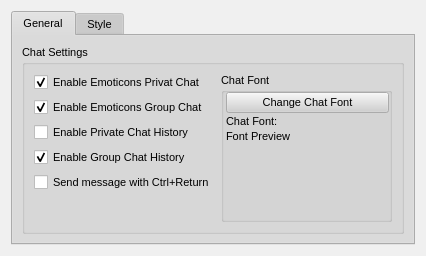
<?xml version="1.0" encoding="UTF-8"?>
<ui version="4.0">
 <class>ChatPage</class>
 <widget class="QWidget" name="ChatPage">
  <property name="geometry">
   <rect>
    <x>0</x>
    <y>0</y>
    <width>426</width>
    <height>256</height>
   </rect>
  </property>
  <property name="sizePolicy">
   <sizepolicy hsizetype="Expanding" vsizetype="Expanding">
    <horstretch>0</horstretch>
    <verstretch>0</verstretch>
   </sizepolicy>
  </property>
  <property name="palette">
   <palette>
    <active>
     <colorrole role="WindowText">
      <brush brushstyle="SolidPattern">
       <color alpha="255">
        <red>0</red>
        <green>0</green>
        <blue>0</blue>
       </color>
      </brush>
     </colorrole>
     <colorrole role="Button">
      <brush brushstyle="SolidPattern">
       <color alpha="255">
        <red>208</red>
        <green>208</green>
        <blue>208</blue>
       </color>
      </brush>
     </colorrole>
     <colorrole role="Light">
      <brush brushstyle="SolidPattern">
       <color alpha="255">
        <red>255</red>
        <green>255</green>
        <blue>255</blue>
       </color>
      </brush>
     </colorrole>
     <colorrole role="Midlight">
      <brush brushstyle="SolidPattern">
       <color alpha="255">
        <red>247</red>
        <green>247</green>
        <blue>247</blue>
       </color>
      </brush>
     </colorrole>
     <colorrole role="Dark">
      <brush brushstyle="SolidPattern">
       <color alpha="255">
        <red>104</red>
        <green>104</green>
        <blue>104</blue>
       </color>
      </brush>
     </colorrole>
     <colorrole role="Mid">
      <brush brushstyle="SolidPattern">
       <color alpha="255">
        <red>139</red>
        <green>139</green>
        <blue>139</blue>
       </color>
      </brush>
     </colorrole>
     <colorrole role="Text">
      <brush brushstyle="SolidPattern">
       <color alpha="255">
        <red>0</red>
        <green>0</green>
        <blue>0</blue>
       </color>
      </brush>
     </colorrole>
     <colorrole role="BrightText">
      <brush brushstyle="SolidPattern">
       <color alpha="255">
        <red>255</red>
        <green>255</green>
        <blue>255</blue>
       </color>
      </brush>
     </colorrole>
     <colorrole role="ButtonText">
      <brush brushstyle="SolidPattern">
       <color alpha="255">
        <red>0</red>
        <green>0</green>
        <blue>0</blue>
       </color>
      </brush>
     </colorrole>
     <colorrole role="Base">
      <brush brushstyle="SolidPattern">
       <color alpha="255">
        <red>255</red>
        <green>255</green>
        <blue>255</blue>
       </color>
      </brush>
     </colorrole>
     <colorrole role="Window">
      <brush brushstyle="SolidPattern">
       <color alpha="255">
        <red>240</red>
        <green>240</green>
        <blue>240</blue>
       </color>
      </brush>
     </colorrole>
     <colorrole role="Shadow">
      <brush brushstyle="SolidPattern">
       <color alpha="255">
        <red>0</red>
        <green>0</green>
        <blue>0</blue>
       </color>
      </brush>
     </colorrole>
     <colorrole role="Highlight">
      <brush brushstyle="SolidPattern">
       <color alpha="255">
        <red>0</red>
        <green>0</green>
        <blue>128</blue>
       </color>
      </brush>
     </colorrole>
     <colorrole role="HighlightedText">
      <brush brushstyle="SolidPattern">
       <color alpha="255">
        <red>255</red>
        <green>255</green>
        <blue>255</blue>
       </color>
      </brush>
     </colorrole>
     <colorrole role="Link">
      <brush brushstyle="SolidPattern">
       <color alpha="255">
        <red>0</red>
        <green>0</green>
        <blue>255</blue>
       </color>
      </brush>
     </colorrole>
     <colorrole role="LinkVisited">
      <brush brushstyle="SolidPattern">
       <color alpha="255">
        <red>255</red>
        <green>0</green>
        <blue>255</blue>
       </color>
      </brush>
     </colorrole>
     <colorrole role="AlternateBase">
      <brush brushstyle="SolidPattern">
       <color alpha="255">
        <red>231</red>
        <green>231</green>
        <blue>231</blue>
       </color>
      </brush>
     </colorrole>
    </active>
    <inactive>
     <colorrole role="WindowText">
      <brush brushstyle="SolidPattern">
       <color alpha="255">
        <red>0</red>
        <green>0</green>
        <blue>0</blue>
       </color>
      </brush>
     </colorrole>
     <colorrole role="Button">
      <brush brushstyle="SolidPattern">
       <color alpha="255">
        <red>208</red>
        <green>208</green>
        <blue>208</blue>
       </color>
      </brush>
     </colorrole>
     <colorrole role="Light">
      <brush brushstyle="SolidPattern">
       <color alpha="255">
        <red>255</red>
        <green>255</green>
        <blue>255</blue>
       </color>
      </brush>
     </colorrole>
     <colorrole role="Midlight">
      <brush brushstyle="SolidPattern">
       <color alpha="255">
        <red>247</red>
        <green>247</green>
        <blue>247</blue>
       </color>
      </brush>
     </colorrole>
     <colorrole role="Dark">
      <brush brushstyle="SolidPattern">
       <color alpha="255">
        <red>104</red>
        <green>104</green>
        <blue>104</blue>
       </color>
      </brush>
     </colorrole>
     <colorrole role="Mid">
      <brush brushstyle="SolidPattern">
       <color alpha="255">
        <red>139</red>
        <green>139</green>
        <blue>139</blue>
       </color>
      </brush>
     </colorrole>
     <colorrole role="Text">
      <brush brushstyle="SolidPattern">
       <color alpha="255">
        <red>0</red>
        <green>0</green>
        <blue>0</blue>
       </color>
      </brush>
     </colorrole>
     <colorrole role="BrightText">
      <brush brushstyle="SolidPattern">
       <color alpha="255">
        <red>255</red>
        <green>255</green>
        <blue>255</blue>
       </color>
      </brush>
     </colorrole>
     <colorrole role="ButtonText">
      <brush brushstyle="SolidPattern">
       <color alpha="255">
        <red>0</red>
        <green>0</green>
        <blue>0</blue>
       </color>
      </brush>
     </colorrole>
     <colorrole role="Base">
      <brush brushstyle="SolidPattern">
       <color alpha="255">
        <red>255</red>
        <green>255</green>
        <blue>255</blue>
       </color>
      </brush>
     </colorrole>
     <colorrole role="Window">
      <brush brushstyle="SolidPattern">
       <color alpha="255">
        <red>240</red>
        <green>240</green>
        <blue>240</blue>
       </color>
      </brush>
     </colorrole>
     <colorrole role="Shadow">
      <brush brushstyle="SolidPattern">
       <color alpha="255">
        <red>0</red>
        <green>0</green>
        <blue>0</blue>
       </color>
      </brush>
     </colorrole>
     <colorrole role="Highlight">
      <brush brushstyle="SolidPattern">
       <color alpha="255">
        <red>192</red>
        <green>192</green>
        <blue>192</blue>
       </color>
      </brush>
     </colorrole>
     <colorrole role="HighlightedText">
      <brush brushstyle="SolidPattern">
       <color alpha="255">
        <red>0</red>
        <green>0</green>
        <blue>0</blue>
       </color>
      </brush>
     </colorrole>
     <colorrole role="Link">
      <brush brushstyle="SolidPattern">
       <color alpha="255">
        <red>0</red>
        <green>0</green>
        <blue>255</blue>
       </color>
      </brush>
     </colorrole>
     <colorrole role="LinkVisited">
      <brush brushstyle="SolidPattern">
       <color alpha="255">
        <red>255</red>
        <green>0</green>
        <blue>255</blue>
       </color>
      </brush>
     </colorrole>
     <colorrole role="AlternateBase">
      <brush brushstyle="SolidPattern">
       <color alpha="255">
        <red>231</red>
        <green>231</green>
        <blue>231</blue>
       </color>
      </brush>
     </colorrole>
    </inactive>
    <disabled>
     <colorrole role="WindowText">
      <brush brushstyle="SolidPattern">
       <color alpha="255">
        <red>104</red>
        <green>104</green>
        <blue>104</blue>
       </color>
      </brush>
     </colorrole>
     <colorrole role="Button">
      <brush brushstyle="SolidPattern">
       <color alpha="255">
        <red>208</red>
        <green>208</green>
        <blue>208</blue>
       </color>
      </brush>
     </colorrole>
     <colorrole role="Light">
      <brush brushstyle="SolidPattern">
       <color alpha="255">
        <red>255</red>
        <green>255</green>
        <blue>255</blue>
       </color>
      </brush>
     </colorrole>
     <colorrole role="Midlight">
      <brush brushstyle="SolidPattern">
       <color alpha="255">
        <red>247</red>
        <green>247</green>
        <blue>247</blue>
       </color>
      </brush>
     </colorrole>
     <colorrole role="Dark">
      <brush brushstyle="SolidPattern">
       <color alpha="255">
        <red>104</red>
        <green>104</green>
        <blue>104</blue>
       </color>
      </brush>
     </colorrole>
     <colorrole role="Mid">
      <brush brushstyle="SolidPattern">
       <color alpha="255">
        <red>139</red>
        <green>139</green>
        <blue>139</blue>
       </color>
      </brush>
     </colorrole>
     <colorrole role="Text">
      <brush brushstyle="SolidPattern">
       <color alpha="255">
        <red>104</red>
        <green>104</green>
        <blue>104</blue>
       </color>
      </brush>
     </colorrole>
     <colorrole role="BrightText">
      <brush brushstyle="SolidPattern">
       <color alpha="255">
        <red>255</red>
        <green>255</green>
        <blue>255</blue>
       </color>
      </brush>
     </colorrole>
     <colorrole role="ButtonText">
      <brush brushstyle="SolidPattern">
       <color alpha="255">
        <red>104</red>
        <green>104</green>
        <blue>104</blue>
       </color>
      </brush>
     </colorrole>
     <colorrole role="Base">
      <brush brushstyle="SolidPattern">
       <color alpha="255">
        <red>240</red>
        <green>240</green>
        <blue>240</blue>
       </color>
      </brush>
     </colorrole>
     <colorrole role="Window">
      <brush brushstyle="SolidPattern">
       <color alpha="255">
        <red>240</red>
        <green>240</green>
        <blue>240</blue>
       </color>
      </brush>
     </colorrole>
     <colorrole role="Shadow">
      <brush brushstyle="SolidPattern">
       <color alpha="255">
        <red>0</red>
        <green>0</green>
        <blue>0</blue>
       </color>
      </brush>
     </colorrole>
     <colorrole role="Highlight">
      <brush brushstyle="SolidPattern">
       <color alpha="255">
        <red>0</red>
        <green>0</green>
        <blue>128</blue>
       </color>
      </brush>
     </colorrole>
     <colorrole role="HighlightedText">
      <brush brushstyle="SolidPattern">
       <color alpha="255">
        <red>255</red>
        <green>255</green>
        <blue>255</blue>
       </color>
      </brush>
     </colorrole>
     <colorrole role="Link">
      <brush brushstyle="SolidPattern">
       <color alpha="255">
        <red>0</red>
        <green>0</green>
        <blue>255</blue>
       </color>
      </brush>
     </colorrole>
     <colorrole role="LinkVisited">
      <brush brushstyle="SolidPattern">
       <color alpha="255">
        <red>255</red>
        <green>0</green>
        <blue>255</blue>
       </color>
      </brush>
     </colorrole>
     <colorrole role="AlternateBase">
      <brush brushstyle="SolidPattern">
       <color alpha="255">
        <red>231</red>
        <green>231</green>
        <blue>231</blue>
       </color>
      </brush>
     </colorrole>
    </disabled>
   </palette>
  </property>
  <property name="font">
   <font>
    <family>Arial</family>
    <pointsize>8</pointsize>
    <weight>50</weight>
    <italic>false</italic>
    <bold>false</bold>
    <underline>false</underline>
    <strikeout>false</strikeout>
   </font>
  </property>
  <property name="contextMenuPolicy">
   <enum>Qt::NoContextMenu</enum>
  </property>
  <layout class="QGridLayout" name="gridLayout_2">
   <item row="0" column="0">
    <widget class="QTabWidget" name="tabWidget">
     <property name="currentIndex">
      <number>0</number>
     </property>
     <widget class="QWidget" name="general">
      <attribute name="title">
       <string>General</string>
      </attribute>
      <layout class="QVBoxLayout" name="verticalLayout_2">
       <item>
        <widget class="QGroupBox" name="groupBox">
         <property name="sizePolicy">
          <sizepolicy hsizetype="Expanding" vsizetype="Expanding">
           <horstretch>0</horstretch>
           <verstretch>0</verstretch>
          </sizepolicy>
         </property>
         <property name="title">
          <string>Chat Settings</string>
         </property>
         <layout class="QGridLayout" name="gridLayout">
          <item row="0" column="0">
           <widget class="QCheckBox" name="checkBox_emoteprivchat">
            <property name="text">
             <string>Enable Emoticons Privat Chat</string>
            </property>
            <property name="checked">
             <bool>true</bool>
            </property>
           </widget>
          </item>
          <item row="0" column="1" rowspan="6">
           <widget class="QGroupBox" name="groupBoxIRCColors">
            <property name="maximumSize">
             <size>
              <width>16777215</width>
              <height>16777215</height>
             </size>
            </property>
            <property name="styleSheet">
             <string notr="true"/>
            </property>
            <property name="title">
             <string>Chat Font</string>
            </property>
            <layout class="QGridLayout" name="gridLayout_47">
             <property name="leftMargin">
              <number>2</number>
             </property>
             <property name="topMargin">
              <number>0</number>
             </property>
             <property name="rightMargin">
              <number>0</number>
             </property>
             <property name="bottomMargin">
              <number>0</number>
             </property>
             <property name="spacing">
              <number>2</number>
             </property>
             <item row="0" column="0" colspan="2">
              <widget class="QPushButton" name="pushButtonChangeChatFont">
               <property name="text">
                <string>Change Chat Font</string>
               </property>
              </widget>
             </item>
             <item row="1" column="0">
              <widget class="QLabel" name="labelChatFont">
               <property name="sizePolicy">
                <sizepolicy hsizetype="Fixed" vsizetype="Preferred">
                 <horstretch>0</horstretch>
                 <verstretch>0</verstretch>
                </sizepolicy>
               </property>
               <property name="text">
                <string>Chat Font:</string>
               </property>
              </widget>
             </item>
             <item row="2" column="0">
              <widget class="QLabel" name="labelChatFontPreview">
               <property name="text">
                <string notr="true">Font Preview</string>
               </property>
              </widget>
             </item>
             <item row="3" column="0" colspan="2">
              <spacer name="verticalSpacer_2">
               <property name="orientation">
                <enum>Qt::Vertical</enum>
               </property>
               <property name="sizeHint" stdset="0">
                <size>
                 <width>20</width>
                 <height>40</height>
                </size>
               </property>
              </spacer>
             </item>
            </layout>
           </widget>
          </item>
          <item row="1" column="0">
           <widget class="QCheckBox" name="checkBox_emotegroupchat">
            <property name="text">
             <string>Enable Emoticons Group Chat</string>
            </property>
            <property name="checked">
             <bool>true</bool>
            </property>
           </widget>
          </item>
          <item row="3" column="0">
           <widget class="QCheckBox" name="checkBox_groupchathistory">
            <property name="text">
             <string>Enable Group Chat History</string>
            </property>
            <property name="checked">
             <bool>true</bool>
            </property>
           </widget>
          </item>
          <item row="4" column="0">
           <widget class="QCheckBox" name="sendMessageWithCtrlReturn">
            <property name="text">
             <string>Send message with Ctrl+Return</string>
            </property>
           </widget>
          </item>
          <item row="5" column="0">
           <spacer name="verticalSpacer">
            <property name="orientation">
             <enum>Qt::Vertical</enum>
            </property>
            <property name="sizeHint" stdset="0">
             <size>
              <width>20</width>
              <height>40</height>
             </size>
            </property>
           </spacer>
          </item>
          <item row="2" column="0">
           <widget class="QCheckBox" name="checkBox_privatechathistory">
            <property name="text">
             <string>Enable Private Chat History</string>
            </property>
           </widget>
          </item>
         </layout>
        </widget>
       </item>
      </layout>
     </widget>
     <widget class="QWidget" name="style">
      <attribute name="title">
       <string>Style</string>
      </attribute>
      <layout class="QHBoxLayout" name="horizontalLayout">
       <item>
        <widget class="QTabWidget" name="styleTabWidget">
         <property name="tabPosition">
          <enum>QTabWidget::North</enum>
         </property>
         <property name="currentIndex">
          <number>0</number>
         </property>
         <widget class="QWidget" name="publicTab">
          <attribute name="title">
           <string>Group chat</string>
          </attribute>
          <layout class="QVBoxLayout" name="publicLayout_1">
           <item>
            <layout class="QHBoxLayout" name="publiclLayout_2">
             <item>
              <layout class="QVBoxLayout" name="publicLayout_3">
               <item>
                <widget class="QListWidget" name="publicList">
                 <property name="sizePolicy">
                  <sizepolicy hsizetype="Fixed" vsizetype="Preferred">
                   <horstretch>0</horstretch>
                   <verstretch>0</verstretch>
                  </sizepolicy>
                 </property>
                 <property name="maximumSize">
                  <size>
                   <width>170</width>
                   <height>16777215</height>
                  </size>
                 </property>
                </widget>
               </item>
               <item>
                <layout class="QHBoxLayout" name="publicLayout_4">
                 <item>
                  <widget class="QLabel" name="publicLabelVariant">
                   <property name="sizePolicy">
                    <sizepolicy hsizetype="Maximum" vsizetype="Maximum">
                     <horstretch>0</horstretch>
                     <verstretch>0</verstretch>
                    </sizepolicy>
                   </property>
                   <property name="text">
                    <string>Variant</string>
                   </property>
                  </widget>
                 </item>
                 <item>
                  <widget class="QComboBox" name="publicComboBoxVariant">
                   <property name="sizePolicy">
                    <sizepolicy hsizetype="Preferred" vsizetype="Fixed">
                     <horstretch>0</horstretch>
                     <verstretch>0</verstretch>
                    </sizepolicy>
                   </property>
                  </widget>
                 </item>
                </layout>
               </item>
              </layout>
             </item>
             <item>
              <widget class="QTextBrowser" name="publicPreview">
               <property name="sizePolicy">
                <sizepolicy hsizetype="Expanding" vsizetype="Expanding">
                 <horstretch>0</horstretch>
                 <verstretch>0</verstretch>
                </sizepolicy>
               </property>
              </widget>
             </item>
            </layout>
           </item>
           <item>
            <layout class="QHBoxLayout" name="publicInfoLayout">
             <item>
              <layout class="QVBoxLayout" name="publicLabelLayout">
               <property name="sizeConstraint">
                <enum>QLayout::SetFixedSize</enum>
               </property>
               <item>
                <widget class="QLabel" name="labelPublicAuthor">
                 <property name="sizePolicy">
                  <sizepolicy hsizetype="Preferred" vsizetype="Preferred">
                   <horstretch>0</horstretch>
                   <verstretch>0</verstretch>
                  </sizepolicy>
                 </property>
                 <property name="text">
                  <string>Author:</string>
                 </property>
                </widget>
               </item>
               <item>
                <widget class="QLabel" name="labelPublicDescription">
                 <property name="sizePolicy">
                  <sizepolicy hsizetype="Preferred" vsizetype="Preferred">
                   <horstretch>0</horstretch>
                   <verstretch>0</verstretch>
                  </sizepolicy>
                 </property>
                 <property name="text">
                  <string>Description:</string>
                 </property>
                </widget>
               </item>
              </layout>
             </item>
             <item>
              <layout class="QVBoxLayout" name="publicLayout">
               <item>
                <widget class="QLabel" name="publicAuthor">
                 <property name="sizePolicy">
                  <sizepolicy hsizetype="MinimumExpanding" vsizetype="Preferred">
                   <horstretch>0</horstretch>
                   <verstretch>0</verstretch>
                  </sizepolicy>
                 </property>
                 <property name="text">
                  <string notr="true">Author</string>
                 </property>
                </widget>
               </item>
               <item>
                <widget class="QLabel" name="publicDescription">
                 <property name="sizePolicy">
                  <sizepolicy hsizetype="MinimumExpanding" vsizetype="Preferred">
                   <horstretch>0</horstretch>
                   <verstretch>0</verstretch>
                  </sizepolicy>
                 </property>
                 <property name="text">
                  <string notr="true">Description</string>
                 </property>
                </widget>
               </item>
              </layout>
             </item>
            </layout>
           </item>
          </layout>
         </widget>
         <widget class="QWidget" name="privateTab">
          <attribute name="title">
           <string>Private chat</string>
          </attribute>
          <layout class="QVBoxLayout" name="privateLayout_1">
           <item>
            <layout class="QHBoxLayout" name="privatelLayout_2">
             <item>
              <layout class="QVBoxLayout" name="privateLayout_3">
               <item>
                <widget class="QListWidget" name="privateList">
                 <property name="sizePolicy">
                  <sizepolicy hsizetype="Fixed" vsizetype="Preferred">
                   <horstretch>0</horstretch>
                   <verstretch>0</verstretch>
                  </sizepolicy>
                 </property>
                 <property name="maximumSize">
                  <size>
                   <width>170</width>
                   <height>16777215</height>
                  </size>
                 </property>
                </widget>
               </item>
               <item>
                <layout class="QHBoxLayout" name="privateLayout_4">
                 <item>
                  <widget class="QLabel" name="privateLabelVariant">
                   <property name="sizePolicy">
                    <sizepolicy hsizetype="Maximum" vsizetype="Maximum">
                     <horstretch>0</horstretch>
                     <verstretch>0</verstretch>
                    </sizepolicy>
                   </property>
                   <property name="text">
                    <string>Variant</string>
                   </property>
                  </widget>
                 </item>
                 <item>
                  <widget class="QComboBox" name="privateComboBoxVariant">
                   <property name="sizePolicy">
                    <sizepolicy hsizetype="Preferred" vsizetype="Fixed">
                     <horstretch>0</horstretch>
                     <verstretch>0</verstretch>
                    </sizepolicy>
                   </property>
                  </widget>
                 </item>
                </layout>
               </item>
              </layout>
             </item>
             <item>
              <widget class="QTextBrowser" name="privatePreview">
               <property name="sizePolicy">
                <sizepolicy hsizetype="Expanding" vsizetype="Expanding">
                 <horstretch>0</horstretch>
                 <verstretch>0</verstretch>
                </sizepolicy>
               </property>
              </widget>
             </item>
            </layout>
           </item>
           <item>
            <layout class="QHBoxLayout" name="privateInfoLayout">
             <item>
              <layout class="QVBoxLayout" name="privateLabelLayout">
               <property name="sizeConstraint">
                <enum>QLayout::SetFixedSize</enum>
               </property>
               <item>
                <widget class="QLabel" name="labelPrivateAuthor">
                 <property name="sizePolicy">
                  <sizepolicy hsizetype="Preferred" vsizetype="Preferred">
                   <horstretch>0</horstretch>
                   <verstretch>0</verstretch>
                  </sizepolicy>
                 </property>
                 <property name="text">
                  <string>Author:</string>
                 </property>
                </widget>
               </item>
               <item>
                <widget class="QLabel" name="labelPrivateDescription">
                 <property name="sizePolicy">
                  <sizepolicy hsizetype="Preferred" vsizetype="Preferred">
                   <horstretch>0</horstretch>
                   <verstretch>0</verstretch>
                  </sizepolicy>
                 </property>
                 <property name="text">
                  <string>Description:</string>
                 </property>
                </widget>
               </item>
              </layout>
             </item>
             <item>
              <layout class="QVBoxLayout" name="privateLayout">
               <item>
                <widget class="QLabel" name="privateAuthor">
                 <property name="sizePolicy">
                  <sizepolicy hsizetype="MinimumExpanding" vsizetype="Preferred">
                   <horstretch>0</horstretch>
                   <verstretch>0</verstretch>
                  </sizepolicy>
                 </property>
                 <property name="text">
                  <string notr="true">Author</string>
                 </property>
                </widget>
               </item>
               <item>
                <widget class="QLabel" name="privateDescription">
                 <property name="sizePolicy">
                  <sizepolicy hsizetype="MinimumExpanding" vsizetype="Preferred">
                   <horstretch>0</horstretch>
                   <verstretch>0</verstretch>
                  </sizepolicy>
                 </property>
                 <property name="text">
                  <string notr="true">Description</string>
                 </property>
                </widget>
               </item>
              </layout>
             </item>
            </layout>
           </item>
          </layout>
         </widget>
         <widget class="QWidget" name="historyTab">
          <attribute name="title">
           <string>History</string>
          </attribute>
          <layout class="QVBoxLayout" name="historyLayout_1">
           <item>
            <layout class="QHBoxLayout" name="historylLayout_2">
             <item>
              <layout class="QVBoxLayout" name="historyLayout_3">
               <item>
                <widget class="QListWidget" name="historyList">
                 <property name="sizePolicy">
                  <sizepolicy hsizetype="Fixed" vsizetype="Preferred">
                   <horstretch>0</horstretch>
                   <verstretch>0</verstretch>
                  </sizepolicy>
                 </property>
                 <property name="maximumSize">
                  <size>
                   <width>170</width>
                   <height>16777215</height>
                  </size>
                 </property>
                </widget>
               </item>
               <item>
                <layout class="QHBoxLayout" name="historyLayout_4">
                 <item>
                  <widget class="QLabel" name="historyLabelVariant">
                   <property name="sizePolicy">
                    <sizepolicy hsizetype="Maximum" vsizetype="Maximum">
                     <horstretch>0</horstretch>
                     <verstretch>0</verstretch>
                    </sizepolicy>
                   </property>
                   <property name="text">
                    <string>Variant</string>
                   </property>
                  </widget>
                 </item>
                 <item>
                  <widget class="QComboBox" name="historyComboBoxVariant">
                   <property name="sizePolicy">
                    <sizepolicy hsizetype="Preferred" vsizetype="Fixed">
                     <horstretch>0</horstretch>
                     <verstretch>0</verstretch>
                    </sizepolicy>
                   </property>
                  </widget>
                 </item>
                </layout>
               </item>
              </layout>
             </item>
             <item>
              <widget class="QTextBrowser" name="historyPreview">
               <property name="sizePolicy">
                <sizepolicy hsizetype="Expanding" vsizetype="Expanding">
                 <horstretch>0</horstretch>
                 <verstretch>0</verstretch>
                </sizepolicy>
               </property>
              </widget>
             </item>
            </layout>
           </item>
           <item>
            <layout class="QHBoxLayout" name="historyInfoLayout">
             <item>
              <layout class="QVBoxLayout" name="historyLabelLayout">
               <property name="sizeConstraint">
                <enum>QLayout::SetFixedSize</enum>
               </property>
               <item>
                <widget class="QLabel" name="labelHistoryAuthor">
                 <property name="sizePolicy">
                  <sizepolicy hsizetype="Preferred" vsizetype="Preferred">
                   <horstretch>0</horstretch>
                   <verstretch>0</verstretch>
                  </sizepolicy>
                 </property>
                 <property name="text">
                  <string>Author:</string>
                 </property>
                </widget>
               </item>
               <item>
                <widget class="QLabel" name="labelHistoryDescription">
                 <property name="sizePolicy">
                  <sizepolicy hsizetype="Preferred" vsizetype="Preferred">
                   <horstretch>0</horstretch>
                   <verstretch>0</verstretch>
                  </sizepolicy>
                 </property>
                 <property name="text">
                  <string>Description:</string>
                 </property>
                </widget>
               </item>
              </layout>
             </item>
             <item>
              <layout class="QVBoxLayout" name="historyLayout">
               <item>
                <widget class="QLabel" name="historyAuthor">
                 <property name="sizePolicy">
                  <sizepolicy hsizetype="MinimumExpanding" vsizetype="Preferred">
                   <horstretch>0</horstretch>
                   <verstretch>0</verstretch>
                  </sizepolicy>
                 </property>
                 <property name="text">
                  <string notr="true">Author</string>
                 </property>
                </widget>
               </item>
               <item>
                <widget class="QLabel" name="historyDescription">
                 <property name="sizePolicy">
                  <sizepolicy hsizetype="MinimumExpanding" vsizetype="Preferred">
                   <horstretch>0</horstretch>
                   <verstretch>0</verstretch>
                  </sizepolicy>
                 </property>
                 <property name="text">
                  <string notr="true">Description</string>
                 </property>
                </widget>
               </item>
              </layout>
             </item>
            </layout>
           </item>
          </layout>
         </widget>
        </widget>
       </item>
      </layout>
     </widget>
    </widget>
   </item>
  </layout>
 </widget>
 <resources/>
 <connections/>
</ui>
